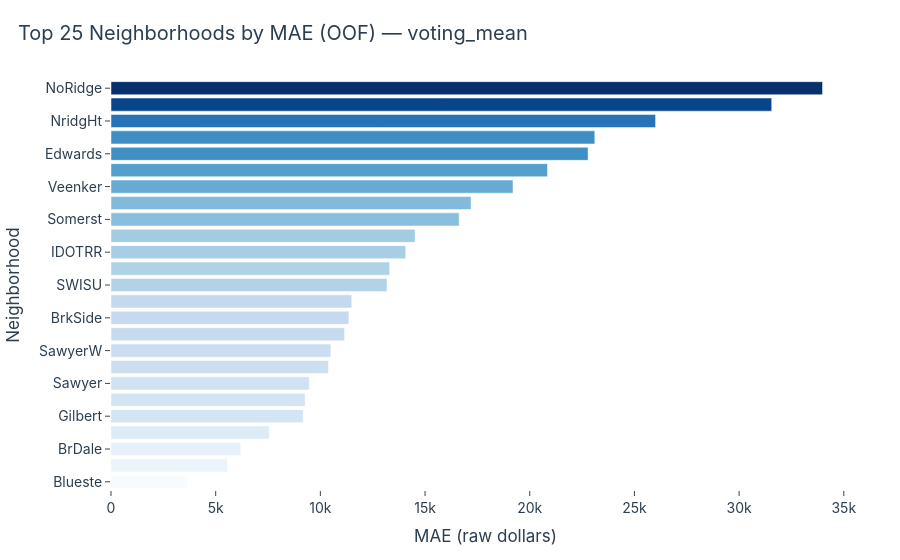

This figure's notebook cell:
### Code cell
# ============================================
# Cell 9 — Segment error by Neighborhood (better style)
# ============================================
cat_col = "Neighborhood" if "Neighborhood" in df_full.columns else None

if cat_col is not None:
    g = df_full.groupby(cat_col, observed=True).agg(
        n=("Id", "count"),
        mae=("abs_error_raw", "mean"),
        mape=("ape_raw", "mean"),
        median_price=("y_true_raw", "median"),
    ).reset_index().sort_values("mae", ascending=False)

    g_top = g.head(25).copy()
    g_top = g_top.sort_values("mae", ascending=True)  # so the biggest is on top in horizontal bar

    fig = px.bar(
        g_top,
        x="mae",
        y=cat_col,
        orientation="h",
        color="mae",
        color_continuous_scale="Blues",
        hover_data=["n", "mape", "median_price"],
        title=f"Top 25 Neighborhoods by MAE (OOF) — {MODEL}",
    )
    fig.update_layout(
        xaxis_title="MAE (raw dollars)",
        yaxis_title="Neighborhood",
        coloraxis_showscale=False,
    )
    fig.show()
else:
    print("Neighborhood not found.")

### Figure 1 — Plotly figure (JSON) as saved in the notebook; plotly's stock layout.template omitted (floating-point values rounded to 4 significant figures)
{"data": [{"customdata": [[2.0, 0.02951, 137500.0], [9.0, 0.04006, 146000.0], [16.0, 0.06202, 106000.0], [17.0, 0.07356, 88000.0], [79.0, 0.04633, 181000.0], [225.0, 0.06497, 140000.0], [74.0, 0.07929, 135000.0], [150.0, 0.0499, 197200.0], [59.0, 0.05556, 179900.0], [49.0, 0.07559, 153500.0], [58.0, 0.0958, 124300.0], [73.0, 0.06841, 182900.0], [25.0, 0.08728, 139500.0], [113.0, 0.1131, 119000.0], [37.0, 0.2073, 103000.0], [17.0, 0.07348, 191000.0], [86.0, 0.07233, 225500.0], [38.0, 0.06673, 228500.0], [11.0, 0.06922, 218000.0], [51.0, 0.09385, 200600.0], [100.0, 0.1599, 121800.0], [28.0, 0.1075, 200200.0], [77.0, 0.07835, 315000.0], [25.0, 0.08809, 278000.0], [41.0, 0.08437, 301500.0]], "hovertemplate": "mae=%{marker.color}<br>Neighborhood=%{y}<br>n=%{customdata[0]}<br>mape=%{customdata[1]}<br>median_price=%{customdata[2]}<extra></extra>", "legendgroup": "", "marker": {"color": [3662.0, 5557.0, 6195.0, 7559.0, 9181.0, 9270.0, 9474.0, 10380.0, 10500.0, 11150.0, 11360.0, 11500.0, 13180.0, 13310.0, 14080.0, 14530.0, 16630.0, 17200.0, 19200.0, 20850.0, 22790.0, 23110.0, 26010.0, 31560.0, 33990.0], "coloraxis": "coloraxis", "pattern": {"shape": ""}}, "name": "", "orientation": "h", "showlegend": false, "textposition": "auto", "type": "bar", "x": [3662.0, 5557.0, 6195.0, 7559.0, 9181.0, 9270.0, 9474.0, 10380.0, 10500.0, 11150.0, 11360.0, 11500.0, 13180.0, 13310.0, 14080.0, 14530.0, 16630.0, 17200.0, 19200.0, 20850.0, 22790.0, 23110.0, 26010.0, 31560.0, 33990.0], "xaxis": "x", "y": ["Blueste", "NPkVill", "BrDale", "MeadowV", "Gilbert", "NAmes", "Sawyer", "CollgCr", "SawyerW", "Mitchel", "BrkSide", "NWAmes", "SWISU", "OldTown", "IDOTRR", "Blmngtn", "Somerst", "Timber", "Veenker", "Crawfor", "Edwards", "ClearCr", "NridgHt", "StoneBr", "NoRidge"], "yaxis": "y"}], "layout": {"barmode": "relative", "coloraxis": {"colorbar": {"title": {"text": "mae"}}, "colorscale": [[0, "rgb(247,251,255)"], [0.125, "rgb(222,235,247)"], [0.25, "rgb(198,219,239)"], [0.375, "rgb(158,202,225)"], [0.5, "rgb(107,174,214)"], [0.625, "rgb(66,146,198)"], [0.75, "rgb(33,113,181)"], [0.875, "rgb(8,81,156)"], [1, "rgb(8,48,107)"]], "showscale": false}, "legend": {"tracegroupgap": 0}, "title": {"text": "Top 25 Neighborhoods by MAE (OOF) — voting_mean"}, "xaxis": {"anchor": "y", "domain": [0, 1], "title": {"text": "MAE (raw dollars)"}}, "yaxis": {"anchor": "x", "domain": [0, 1], "title": {"text": "Neighborhood"}}}}
